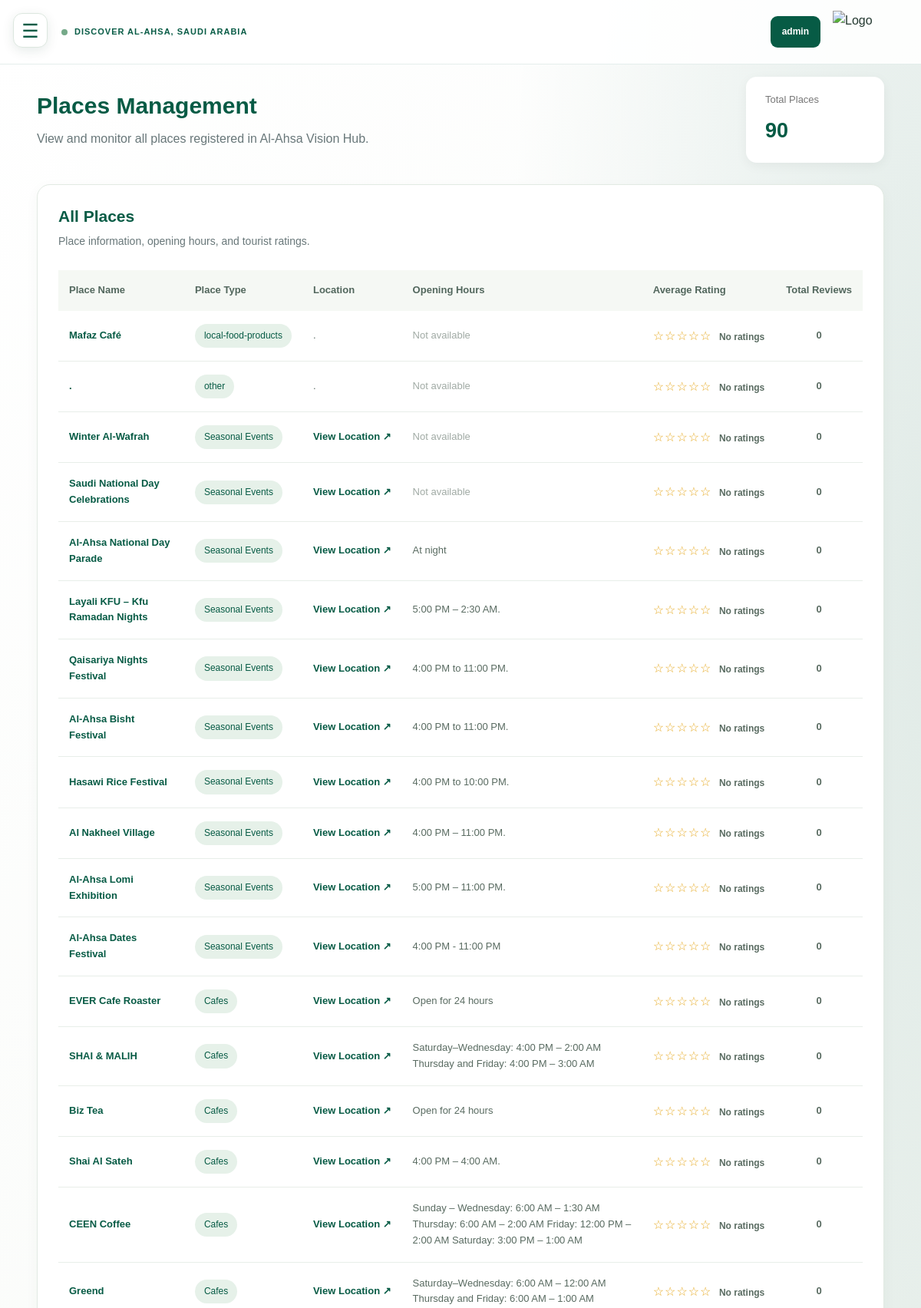
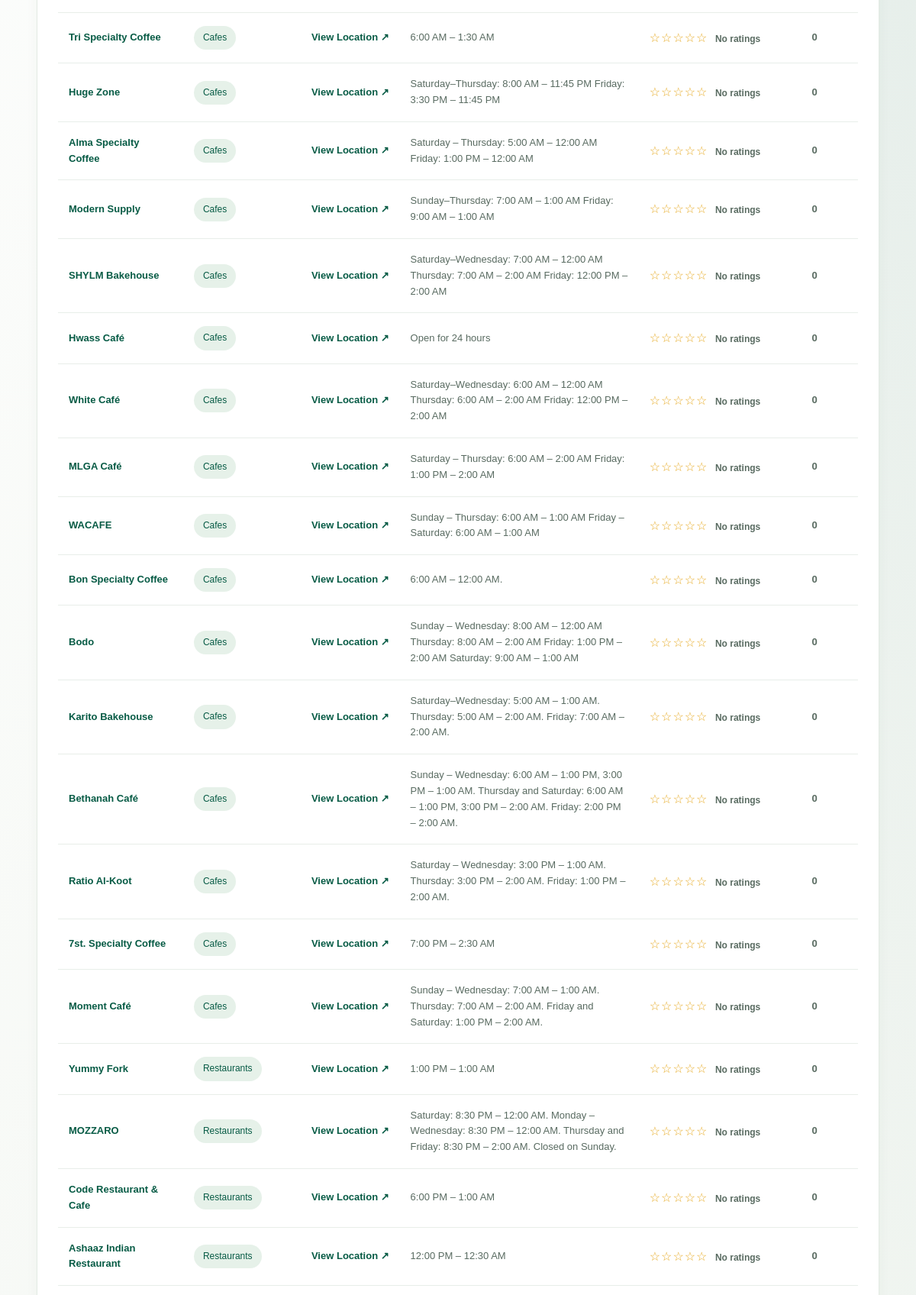
Screenshot of /admin-places.php (signed in, upper part) with the database file from the repository (2 pictures, top to bottom).
### tables this page shows
CREATE TABLE `places` (
  `Place_ID` int(11) NOT NULL,
  `Name` varchar(250) NOT NULL,
  `Place_Type` varchar(30) NOT NULL,
  `Description` text DEFAULT NULL,
  `Location` varchar(250) DEFAULT NULL,
  `Image` varchar(250) DEFAULT NULL,
  `Opening_Hours` varchar(250) DEFAULT NULL,
  `Website` varchar(250) DEFAULT NULL,
  `Business_Owner_ID` int(11) DEFAULT NULL,
  `Business_Size` varchar(20) DEFAULT NULL,
  `Is_Published` tinyint(1) NOT NULL DEFAULT 0,
  `Short_Description` text DEFAULT NULL,
  `phone` varchar(20) DEFAULT NULL
);

### admin-places.php (the view, shortened to what this page needs)
<?php
require_once 'db.php';
$adminName = $_SESSION['admin_name'] ?? 'Admin';
$adminID = (int) $_SESSION['admin_id'];
$stmt = $conn->prepare("
    SELECT Name
    FROM Admin
    WHERE Admin_ID = ?
    LIMIT 1
");
if ($stmt) {
    $stmt->bind_param("i", $adminID);
    if ($stmt->execute()) {
        $resultAdmin = $stmt->get_result();
        if ($row = $resultAdmin->fetch_assoc()) {
            $adminName = $row['Name'];
        }
    }
}
function e($value) {
    return htmlspecialchars((string)($value ?? ''), ENT_QUOTES, 'UTF-8');
}
$sql = "
    SELECT
        p.Place_ID,
        p.Name,
        p.Place_Type,
        p.Location,
        p.Opening_Hours,
        COALESCE(r.total_reviews, 0) AS total_reviews,
        COALESCE(r.average_rating, 0) AS average_rating
    FROM Places p
    LEFT JOIN (
        SELECT
            Place_ID,
            COUNT(Place_Review_id) AS total_reviews,
            AVG(Rating) AS average_rating
        FROM Place_Reviews
        GROUP BY Place_ID
    ) r ON p.Place_ID = r.Place_ID
    ORDER BY p.Place_ID DESC
";
$result = $conn->query($sql);
$totalPlaces = $result->num_rows;
function getPlaceTypeLabel($type) {
    $types = [
        'entertainment' => 'Entertainment',
        'restaurants' => 'Restaurants',
        'cafes' => 'Cafes',
        'markets' => 'Markets',
        'seasonal events' => 'Seasonal Events'
    ];
    $key = strtolower(trim($type));
    return $types[$key] ?? $type;
}
function getLocationDisplay($location) {
    $safeLocation = e($location);
    if (filter_var($location, FILTER_VALIDATE_URL)) {
        $parsedUrl = parse_url($location);
        if (
            isset($parsedUrl['scheme']) &&
            in_array(strtolower($parsedUrl['scheme']), ['http', 'https'])
        ) {
            return '<a class="location-link" href="' . $safeLocation . '" target="_blank" rel="noopener noreferrer">View Location ↗</a>';
        }
    }
    return $safeLocation;
}
?>
<!DOCTYPE html>
<html lang="en">
<head>
    <link rel="stylesheet" href="css/style.css">
</head>
<body>
    <button class="menu-button"
            onclick="toggleMenu()"
            aria-label="Open menu">
        ☰
    </button>
    <header class="home-topbar">
        <div class="home-location">
            <span class="location-dot"></span>
            DISCOVER AL-AHSA, SAUDI ARABIA
        </div>
        <div class="home-account-links">
            <a href="admin-dashboard.php"
               class="home-signup"
               id="account-button">
                <?= e($adminName) ?>
            </a>
            <a href="admin-dashboard.php" class="home-small-logo">
                <img src="images/logo.png" alt="Logo">
            </a>
        </div>
    </header>
    <main class="dashboard-content">
        <div class="dashboard-container">
            <div class="dashboard-heading">
                <div>
                    <h1>Places Management</h1>
                    <p>
                        View and monitor all places registered in Al-Ahsa Vision Hub.
                    </p>
                </div>
                <div class="tourists-total-card">
                    <span>Total Places</span>
                    <strong><?= e($totalPlaces) ?></strong>
                </div>
            </div>
            <section class="dashboard-panel">
                <h2 class="panel-heading">All Places</h2>
                <p class="panel-description">
                    Place information, opening hours, and tourist ratings.
                </p>
                <div class="table-wrapper">
                    <table class="places-table">
                        <thead>
                            <tr>
                                <th>Place Name</th>
                                <th>Place Type</th>
                                <th>Location</th>
                                <th>Opening Hours</th>
                                <th>Average Rating</th>
                                <th>Total Reviews</th>
                            </tr>
                        </thead>
                        <tbody>
                            <?php if ($result->num_rows > 0): ?>
                                <?php while ($place = $result->fetch_assoc()): ?>
                                    <?php
                                        $averageRating = (float) $place['average_rating'];
                                        $roundedRating = max(0, min(5, (int) round($averageRating)));
                                        $stars = str_repeat('★', $roundedRating)
                                               . str_repeat('☆', 5 - $roundedRating);
                                    ?>
                                    <tr>
                                        <td class="place-name">
                                            <?= e($place['Name']) ?>
                                        </td>
                                        <td>
                                            <span class="type-badge">
                                                <?= e(getPlaceTypeLabel($place['Place_Type'])) ?>
                                            </span>
                                        </td>
                                        <td>
                                            <?= getLocationDisplay($place['Location']) ?>
                                        </td>
                                        <td>
                                            <?php if (!empty($place['Opening_Hours'])): ?>
                                                <?= e($place['Opening_Hours']) ?>
                                            <?php else: ?>
                                                <span class="no-data">Not available</span>
                                            <?php endif; ?>
                                        </td>
                                        <td class="rating-cell">
                                            <span class="rating-stars">
                                                <?= $stars ?>
                                            </span>
                                            <span class="rating-number">
                                                <?php
                                                    echo $averageRating > 0
                                                        ? number_format($averageRating, 1) . ' / 5'
                                                        : 'No ratings';
                                                ?>
                                            </span>
                                        </td>
                                        <td class="review-count">
                                            <?= (int) $place['total_reviews'] ?>
                                        </td>
                                    </tr>
                                <?php endwhile; ?>
                            <?php endif; ?>
                        </tbody>
                    </table>
                </div>
            </section>
        </div>
    </main>
</body>
</html>

### css/style.css (style rules this page uses)
* { box-sizing: border-box; margin: 0; padding: 0; }
:root { --primary-color: #075b70; --secondary-color: #087f83; --accent-color: #8ab7a0; --light-color: #f7f8f5; --white-color: #ffffff; --text-color: #26383b; --muted-color: #687779; --border-color: #e3e9e7; --card-radius: 18px; --button-radius: 10px; --shadow: 0 8px 25px rgba(0, 0, 0, 0.10); --page-background: linear-gradient(135deg, #ffffff 0%, #f5f8f4 48%, #e0ece3 100%); }
html { scroll-behavior: smooth; scroll-padding-top: 25px; }
body { font-family: Arial, Helvetica, sans-serif; color: var(--text-color); background: var(--page-background); line-height: 1.6; min-height: 100vh; overflow-x: hidden; }
img { max-width: 100%; height: auto; display: block; }
a { color: inherit; text-decoration: none; }
button, input, select, textarea { font: inherit; }
button { cursor: pointer; }
h1, h2, h3 { line-height: 1.3; }
.menu-button { position: fixed; top: 17px; left: 17px; z-index: 1601; width: 45px; height: 45px; display: flex; align-items: center; justify-content: center; border: 1px solid #dce7df; border-radius: 12px; background: #ffffff; color: #075b45; font-size: 25px; box-shadow: 0 4px 15px rgba(7, 55, 39, 0.1); transition: background 0.25s ease, transform 0.25s ease; }
:root { --primary-color: #075b45; --secondary-color: #08775a; --accent-color: #8ab7a0; --light-color: #f5f8f4; --white-color: #ffffff; --text-color: #263b32; --muted-color: #68796e; --border-color: #dfe8e1; --card-radius: 18px; --button-radius: 10px; --shadow: 0 8px 25px rgba(19, 63, 42, 0.08); --page-background: radial-gradient( ellipse at 100% 10%, rgba(7, 91, 69, 0.10), transparent 32% ), linear-gradient( 135deg, #ffffff 0%, #f5f8f4 48%, #e0ece3 100% ); }
body { color: var(--text-color); background: var(--page-background); font-family: Arial, Helvetica, sans-serif; line-height: 1.6; min-height: 100vh; overflow-x: hidden; }
body:not(.home-page) { background: radial-gradient( ellipse at 100% 10%, rgba(7, 91, 69, 0.10), transparent 32% ), linear-gradient( 135deg, #ffffff 0%, #f5f8f4 48%, #e0ece3 100% ); }
.menu-button { z-index: 1601; border: 1px solid #dce7df; border-radius: 12px; background: #ffffff; color: #075b45; box-shadow: 0 4px 15px rgba(7, 55, 39, 0.10); }
.home-topbar { min-height: 78px; display: flex; align-items: center; justify-content: space-between; gap: 18px; padding: 14px clamp(20px, 5vw, 60px) 14px 80px; background: rgba(255, 255, 255, 0.88); border-bottom: 1px solid rgba(7, 91, 69, 0.10); }
.home-location { display: flex; align-items: center; gap: 9px; color: #075b45; font-size: 11px; font-weight: 700; letter-spacing: 1px; }
.location-dot { flex: 0 0 8px; width: 8px; height: 8px; border-radius: 50%; background: #75a989; }
.home-account-links { display: flex; align-items: center; gap: 16px; }
.home-signup { padding: 11px 15px; border-radius: 9px; background: #075b45; color: #ffffff; font-size: 12px; font-weight: 600; }
.home-small-logo img { width: 42px; height: 42px; object-fit: contain; }
.home-small-logo img { width: 55px; height: 55px; object-fit: contain; }
.home-topbar { position: fixed; top: 0; left: 0; right: 0; width: 100%; z-index: 1500; box-sizing: border-box; }

### rows the page displays
places: Name "Mafaz Café", Place_Type "local-food-products", Location ".", shows "Not available", stars "☆☆☆☆☆", shows "No ratings", total_reviews "0"
places: Name ".", Place_Type "other", Location ".", shows "Not available", stars "☆☆☆☆☆", shows "No ratings", total_reviews "0"
places: Name "Winter Al-Wafrah", Place_Type "Seasonal Events", shows "Not available", stars "☆☆☆☆☆", shows "No ratings", total_reviews "0"
places: Name "Saudi National Day Celebrations", Place_Type "Seasonal Events", shows "Not available", stars "☆☆☆☆☆", shows "No ratings", total_reviews "0"
places: Name "Al-Ahsa National Day Parade", Place_Type "Seasonal Events", Opening_Hours "At night", stars "☆☆☆☆☆", shows "No ratings", total_reviews "0"
places: Name "Layali KFU – Kfu Ramadan Nights", Place_Type "Seasonal Events", Opening_Hours "5:00 PM – 2:30 AM.", stars "☆☆☆☆☆", shows "No ratings", total_reviews "0"
places: Name "Qaisariya Nights Festival", Place_Type "Seasonal Events", Opening_Hours "4:00 PM to 11:00 PM.", stars "☆☆☆☆☆", shows "No ratings", total_reviews "0"
places: Name "Al-Ahsa Bisht Festival", Place_Type "Seasonal Events", Opening_Hours "4:00 PM to 11:00 PM.", stars "☆☆☆☆☆", shows "No ratings", total_reviews "0"
places: Name "Hasawi Rice Festival", Place_Type "Seasonal Events", Opening_Hours "4:00 PM to 10:00 PM.", stars "☆☆☆☆☆", shows "No ratings", total_reviews "0"
places: Name "Al Nakheel Village", Place_Type "Seasonal Events", Opening_Hours "4:00 PM – 11:00 PM.", stars "☆☆☆☆☆", shows "No ratings", total_reviews "0"
places: Name "Al-Ahsa Lomi Exhibition", Place_Type "Seasonal Events", Opening_Hours "5:00 PM – 11:00 PM.", stars "☆☆☆☆☆", shows "No ratings", total_reviews "0"
places: Name "Al-Ahsa Dates Festival", Place_Type "Seasonal Events", Opening_Hours "4:00 PM - 11:00 PM", stars "☆☆☆☆☆", shows "No ratings", total_reviews "0"
places: Name "EVER Cafe Roaster", Place_Type "Cafes", Opening_Hours "Open for 24 hours", stars "☆☆☆☆☆", shows "No ratings", total_reviews "0"
places: Name "SHAI & MALIH", Place_Type "Cafes", Opening_Hours "Saturday–Wednesday: 4:00 PM – 2:00 AM Thursday and Friday: 4:00 PM – 3:00 AM", stars "☆☆☆☆☆", shows "No ratings", total_reviews "0"
places: Name "Biz Tea", Place_Type "Cafes", Opening_Hours "Open for 24 hours", stars "☆☆☆☆☆", shows "No ratings", total_reviews "0"
places: Name "Shai Al Sateh", Place_Type "Cafes", Opening_Hours "4:00 PM – 4:00 AM.", stars "☆☆☆☆☆", shows "No ratings", total_reviews "0"
places: Name "CEEN Coffee", Place_Type "Cafes", Opening_Hours "Sunday – Wednesday: 6:00 AM – 1:30 AM Thursday: 6:00 AM – 2:00 AM Friday: 12:00 PM – 2:00 AM Saturday: 3:00 PM – 1:00 AM", stars "☆☆☆☆☆", shows "No ratings", total_reviews "0"
places: Name "Greend", Place_Type "Cafes", Opening_Hours "Saturday–Wednesday: 6:00 AM – 12:00 AM Thursday and Friday: 6:00 AM – 1:00 AM", stars "☆☆☆☆☆", shows "No ratings", total_reviews "0"
places: Name "Tri Specialty Coffee", Place_Type "Cafes", Opening_Hours "6:00 AM – 1:30 AM", stars "☆☆☆☆☆", shows "No ratings", total_reviews "0"
places: Name "Huge Zone", Place_Type "Cafes", Opening_Hours "Saturday–Thursday: 8:00 AM – 11:45 PM Friday: 3:30 PM – 11:45 PM", stars "☆☆☆☆☆", shows "No ratings", total_reviews "0"
places: Name "Alma Specialty Coffee", Place_Type "Cafes", Opening_Hours "Saturday – Thursday: 5:00 AM – 12:00 AM Friday: 1:00 PM – 12:00 AM", stars "☆☆☆☆☆", shows "No ratings", total_reviews "0"
places: Name "Modern Supply", Place_Type "Cafes", Opening_Hours "Sunday–Thursday: 7:00 AM – 1:00 AM Friday: 9:00 AM – 1:00 AM", stars "☆☆☆☆☆", shows "No ratings", total_reviews "0"
places: Name "SHYLM Bakehouse", Place_Type "Cafes", Opening_Hours "Saturday–Wednesday: 7:00 AM – 12:00 AM Thursday: 7:00 AM – 2:00 AM Friday: 12:00 PM – 2:00 AM", stars "☆☆☆☆☆", shows "No ratings", total_reviews "0"
places: Name "Hwass Café", Place_Type "Cafes", Opening_Hours "Open for 24 hours", stars "☆☆☆☆☆", shows "No ratings", total_reviews "0"
places: Name "White Café", Place_Type "Cafes", Opening_Hours "Saturday–Wednesday: 6:00 AM – 12:00 AM Thursday: 6:00 AM – 2:00 AM Friday: 12:00 PM – 2:00 AM", stars "☆☆☆☆☆", shows "No ratings", total_reviews "0"
places: Name "MLGA Café", Place_Type "Cafes", Opening_Hours "Saturday – Thursday: 6:00 AM – 2:00 AM Friday: 1:00 PM – 2:00 AM", stars "☆☆☆☆☆", shows "No ratings", total_reviews "0"
places: Name "WACAFE", Place_Type "Cafes", Opening_Hours "Sunday – Thursday: 6:00 AM – 1:00 AM Friday – Saturday: 6:00 AM – 1:00 AM", stars "☆☆☆☆☆", shows "No ratings", total_reviews "0"
places: Name "Bon Specialty Coffee", Place_Type "Cafes", Opening_Hours "6:00 AM – 12:00 AM.", stars "☆☆☆☆☆", shows "No ratings", total_reviews "0"
places: Name "Bodo", Place_Type "Cafes", Opening_Hours "Sunday – Wednesday: 8:00 AM – 12:00 AM Thursday: 8:00 AM – 2:00 AM Friday: 1:00 PM – 2:00 AM Saturday: 9:00 AM – 1:00 AM", stars "☆☆☆☆☆", shows "No ratings", total_reviews "0"
places: Name "Karito Bakehouse", Place_Type "Cafes", Opening_Hours "Saturday–Wednesday: 5:00 AM – 1:00 AM. Thursday: 5:00 AM – 2:00 AM. Friday: 7:00 AM – 2:00 AM.", stars "☆☆☆☆☆", shows "No ratings", total_reviews "0"
places: Name "Bethanah Café", Place_Type "Cafes", Opening_Hours "Sunday – Wednesday: 6:00 AM – 1:00 PM, 3:00 PM – 1:00 AM. Thursday and Saturday: 6:00 AM – 1:00 PM, 3:00 PM – 2:00 AM. Friday: 2:00 PM – 2:00 AM.", stars "☆☆☆☆☆", shows "No ratings", total_reviews "0"
places: Name "Ratio Al-Koot", Place_Type "Cafes", Opening_Hours "Saturday – Wednesday: 3:00 PM – 1:00 AM. Thursday: 3:00 PM – 2:00 AM. Friday: 1:00 PM – 2:00 AM.", stars "☆☆☆☆☆", shows "No ratings", total_reviews "0"
places: Name "7st. Specialty Coffee", Place_Type "Cafes", Opening_Hours "7:00 PM – 2:30 AM", stars "☆☆☆☆☆", shows "No ratings", total_reviews "0"
places: Name "Moment Café", Place_Type "Cafes", Opening_Hours "Sunday – Wednesday: 7:00 AM – 1:00 AM. Thursday: 7:00 AM – 2:00 AM. Friday and Saturday: 1:00 PM – 2:00 AM.", stars "☆☆☆☆☆", shows "No ratings", total_reviews "0"
places: Name "Yummy Fork", Place_Type "Restaurants", Opening_Hours "1:00 PM – 1:00 AM", stars "☆☆☆☆☆", shows "No ratings", total_reviews "0"
places: Name "MOZZARO", Place_Type "Restaurants", Opening_Hours "Saturday: 8:30 PM – 12:00 AM. Monday – Wednesday: 8:30 PM – 12:00 AM. Thursday and Friday: 8:30 PM – 2:00 AM. Closed on Sunday.", stars "☆☆☆☆☆", shows "No ratings", total_reviews "0"
places: Name "Code Restaurant & Cafe", Place_Type "Restaurants", Opening_Hours "6:00 PM – 1:00 AM", stars "☆☆☆☆☆", shows "No ratings", total_reviews "0"
places: Name "Ashaaz Indian Restaurant", Place_Type "Restaurants", Opening_Hours "12:00 PM – 12:30 AM", stars "☆☆☆☆☆", shows "No ratings", total_reviews "0"

### other values shown
$adminName "admin"
$totalPlaces "90"
